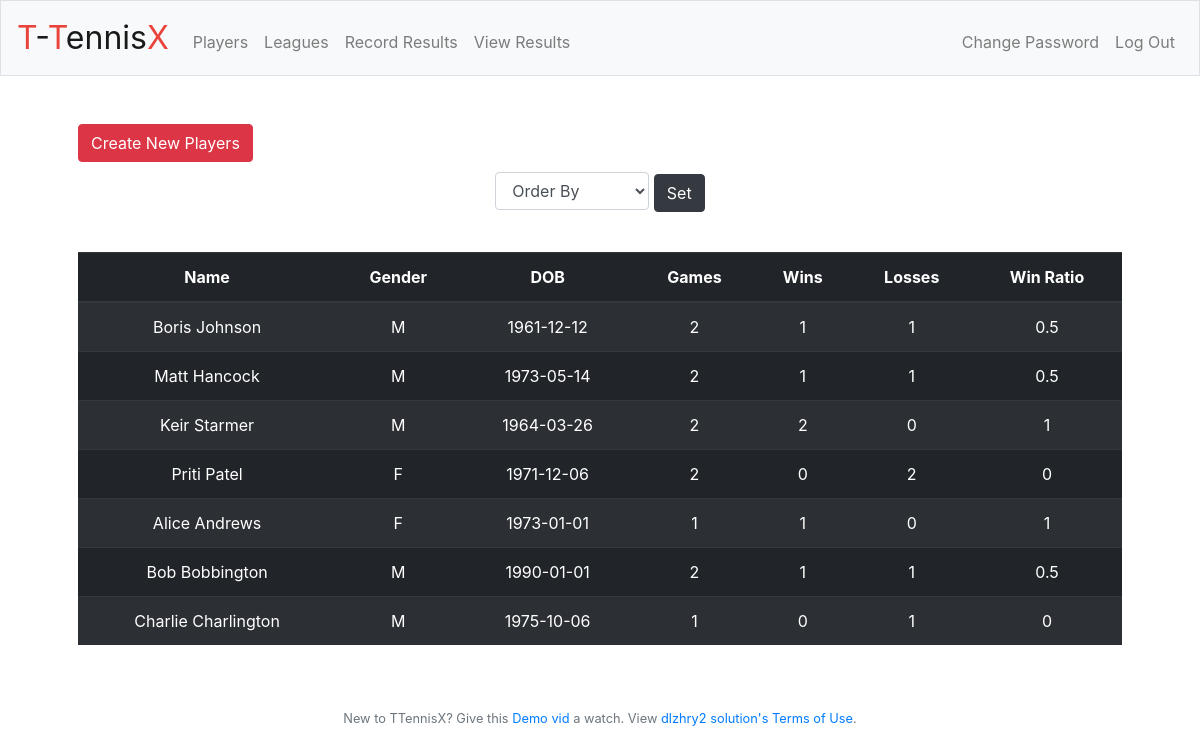
Page /players (signed in) on the committed database.
### tables this page shows
CREATE TABLE 'players' ('id' integer PRIMARY KEY AUTOINCREMENT NOT NULL, 'name' varchar(245) NOT NULL, 'gender' char(1) NOT NULL, 'dob' date NOT NULL, 'games' integer NOT NULL DEFAULT 0 , 'wins' integer NOT NULL DEFAULT 0 , 'losses' integer NOT NULL DEFAULT 0 , 'winratio' numeric(3, 2) NOT NULL DEFAULT 0 );

### application.py (the view)
@app.route("/players", methods=["GET", "POST"])
@login_required
def players():
    if request.method == "POST":
       filter = str(request.form.get("filter"))
       if filter == "name":
           players = db.execute("SELECT * FROM players ORDER BY {} ASC".format(filter))
           y = 0
           x = len(players)
           return render_template("players.html", x=x, players=players, y=y)
       else:
           players = db.execute("SELECT * FROM players ORDER BY {} DESC".format(filter))
           y = 0
           x = len(players)
           return render_template("players.html", x=x, players=players, y=y)
    else:
        players = db.execute("SELECT * FROM players")
        y = 0
        x = len(players)
        return render_template("players.html", x=x, players=players, y=y)

### application.py (called while the page is built)
@app.after_request
def after_request(response):
    response.headers["Cache-Control"] = "no-cache, no-store, must-revalidate"
    response.headers["Expires"] = 0
    response.headers["Pragma"] = "no-cache"
    return response

### helpers.py (called while the page is built)
def login_required(f):
    @wraps(f)
    def decorated_function(*args, **kwargs):
        if session.get("user_id") is None:
            return redirect("/login")
        return f(*args, **kwargs)
    return decorated_function

### templates/players.html (shortened to what this page needs)
{% extends "layout.html" %}
{% block main %}
    <a id="createbutton" class="btn btn-danger" href="/createplayers">Create New Players</a><br><br>
    <form action="/players" method="post">
      <div class = "form-group">
         <select class="form-control" name="filter">
                <option disable selected value>Order By</option>
          </select> <button class="btn btn-dark" type="submit">Set</button>
      </div>
     </form><br>
     <table class="table table-striped table-dark">
         <thead>
             <tr>
                 <th>Name</th>
                 <th>Gender</th>
                 <th>DOB</th>
                 <th>Games</th>
                 <th>Wins</th>
                 <th>Losses</th>
                 <th>Win Ratio</th>
             </tr>
         </thead>
         <tbody>
             {% for y in range(x) %}
             <tr>
                 <td>{{ (players[y]['name']) }}</td>
                 <td>{{ (players[y]['gender']) }}</td>
                 <td>{{ (players[y]['dob']) }}</td>
                 <td>{{ (players[y]['games']) }}</td>
                 <td>{{ (players[y]['wins']) }}</td>
                 <td>{{ (players[y]['losses']) }}</td>
                 <td>{{ (players[y]['winratio']) }}</td>
             </tr>
             {% endfor %}
        </tbody>
     </table>
{% endblock %}

### templates/layout.html (shortened to what this page needs)
<!DOCTYPE html>
<html lang="en">
    <head>
        <link href="https://maxcdn.bootstrapcdn.com/bootstrap/4.1.3/css/bootstrap.min.css" rel="stylesheet">
        <link href="/static/styles.css" rel="stylesheet">
    </head>
    <body>
        <nav class="navbar navbar-expand-md navbar-light bg-light border">
            <a class="navbar-brand" href="/"><span class="red">T</span><span class="black">-</span><span class="red">T</span><span class="black">e</span><span class="black">n</span><span class="black">n</span><span class="black">i</span><span class="black">s</span><span class="red">X</span></a>
            <div class="collapse navbar-collapse" id="navbar">
                {% if session.user_id %}
                    <ul class="navbar-nav mr-auto mt-2">
                        <li class="nav-item"><a class="nav-link" href="/players">Players</a></li>
                        <li class="nav-item"><a class="nav-link" href="/leagues">Leagues</a></li>
                        <li class="nav-item"><a class="nav-link" href="/recordresults">Record Results</a></li>
                        <li class="nav-item"><a class="nav-link" href="/viewresults">View Results</a></li>
                    </ul>
                    <ul class="navbar-nav ml-auto mt-2">
                        <li class="nav-item"><a class="nav-link" href="/change">Change Password</a></li>
                        <li class="nav-item"><a class="nav-link" href="/logout">Log Out</a></li>
                    </ul>
                {% else %}
                    <ul class="navbar-nav ml-auto mt-2">
                        <li class="nav-item"><a class="nav-link" href="/register">Register</a></li>
                        <li class="nav-item"><a class="nav-link" href="/login">Log In</a></li>
                    </ul>
                {% endif %}
            </div>
        </nav>
        <main class="container p-5">
            {% block main %}{% endblock %}
        </main>
        <footer class="small text-center text-muted">
            New to TTennisX? Give this<a href="https://www.youtube.com/watch?v=6d3bH6V1RuU&feature=youtu.be"> Demo vid</a> a watch. View <a href="https://www.youtube.com/watch?v=dQw4w9WgXcQ">dlzhry2 solution's Terms of Use</a>.
        </footer>
    </body>
</html>

### static/styles.css (style rules this page uses)
nav .navbar-brand { font-size: xx-large; }
nav .navbar-brand .red { color: #ea433b; }
main .form-control { display: inline-block; width: auto; }
main { overflow-x: auto; text-align: center; }
#createbutton { float: left; }

### rows in the picture
players: name "Boris Johnson", gender "M", dob "1961-12-12", games "2", wins "1", losses "1", winratio "0.5"
players: name "Matt Hancock", gender "M", dob "1973-05-14", games "2", wins "1", losses "1", winratio "0.5"
players: name "Keir Starmer", gender "M", dob "1964-03-26", games "2", wins "2", losses "0", winratio "1"
players: name "Priti Patel", gender "F", dob "1971-12-06", games "2", wins "0", losses "2", winratio "0"
players: name "Alice Andrews", gender "F", dob "1973-01-01", games "1", wins "1", losses "0", winratio "1"
players: name "Bob Bobbington", gender "M", dob "1990-01-01", games "2", wins "1", losses "1", winratio "0.5"
players: name "Charlie Charlington", gender "M", dob "1975-10-06", games "1", wins "0", losses "1", winratio "0"
